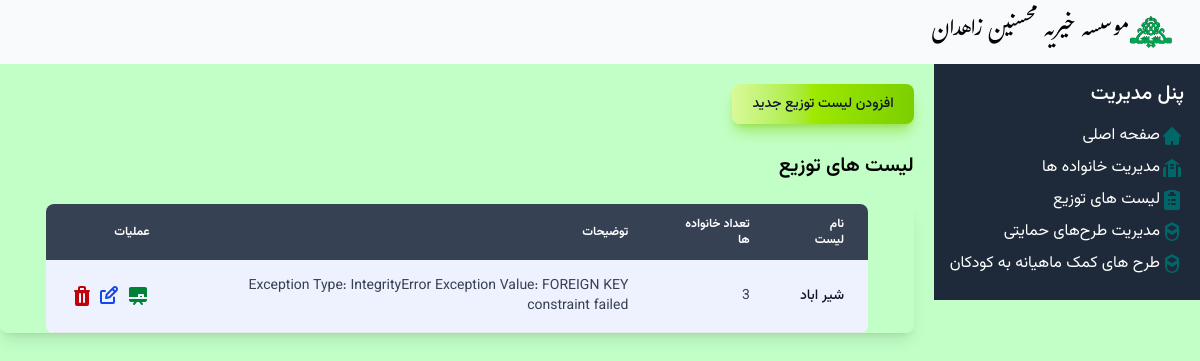
Screenshot of /dists/ with the database file from the repository.
### Mohsenin/models.py (models this page shows, shortened)
class Dist(models.Model):
    name = models.CharField('نام لیست توزیع', max_length=100, unique=True)
    note = models.TextField('توضیحات', default="")
    def familycount(self):
        return self.families.filter(is_active=True).count()

### Mohsenin/Views/distviews.py (the view)
# urls.py: path('dists/', distviews.DistListView.as_view(), name='dist_list'),
class DistListView(ListView):
    model = Dist
    template_name = 'Dist/Dist_list.html'
    context_object_name = 'dists'
    def get_context_data(self, **kwargs):
        context = super().get_context_data(**kwargs)
        return context

### Mohsenin/templates/Dist/Dist_list.html (shortened to what this page needs)
{% extends "base.html" %}
{% block content %}
<div class="py-5 vazir-medium no-print">
<button type="button" class="text-gray-900 bg-gradient-to-r from-lime-200 via-lime-400 to-lime-500 hover:bg-gradient-to-br focus:ring-4 focus:outline-none focus:ring-lime-300 dark:focus:ring-lime-800 shadow-lg shadow-lime-500/50 dark:shadow-lg dark:shadow-lime-800/80 font-medium rounded-lg text-sm px-5 py-2.5 text-center me-2 mb-2"><a href="{% url 'dist_create' %}">افزودن لیست توزیع جدید</a></button>
</div>
<h2 class="vazir-semibold text-xl">لیست های توزیع</h2>
<br>
<div class="relative overflow-x-auto shadow-lg sm:rounded-lg border-none border-gray-700">
<table style="width: 90%;margin: auto;" class="w-full text-sm rtl:text-right text-gray-700 bg-white rounded-lg overflow-hidden">
        <thead class="text-xs text-gray-700 uppercase bg-gray-700 text-white">
    <tr class='vazir-semibold'>
        <th scope="col" class="px-6 py-3 text-end">نام لیست</th>
        <th scope="col" class="px-6 py-3 text-right">تعداد خانواده ها</th>
        <th scope="col" class="px-6 py-3 text-right">توضیحات</th>
        <th scope="col" class="px-6 py-3 text-right">عملیات</th>
    </tr>
</thead>
<tbody>
    {% for dist in dists %}
    <tr class="{% if forloop.counter|divisibleby:2 %}bg-white{% else %}bg-indigo-50{% endif %} border-b  border-gray-200 hover:bg-gray-50  vazir-normal">
        <th scope="row" class="px-6 py-4 font-medium text-gray-900 whitespace-nowrap">{{ dist.name }}</th>
        <td class="px-6 py-4">{{ dist.familycount }}</td>
        <td class="px-6 py-4">{{ dist.note }}</td>
        <td  class="px-6 py-4 no-print">
        <div class="flex space-x-1">
        <a href="{% url 'dist_detail' dist.pk %}" class="text-green-700 text-sm">
              </a>
            <a href="{% url 'dist_update' dist.pk %}" class="text-blue-700 text-sm">
              </a>
            <a href="{% url 'dist_delete' dist.pk %}"class="text-red-700 text-sm">
              </a>
            </div>
        </td>
    </tr>
    {% endfor %}
</tbody>
</table>
</div>
{% endblock %}

### static/css/style.css (style rules this page uses)
body { -webkit-print-color-adjust:exact !important; print-color-adjust:exact !important; background: #C2FFC7; }

### rows the page displays
Dist: name "شیر اباد", familycount "3", note "Exception Type: IntegrityError Exception Value: FOREIGN KEY constraint failed"
